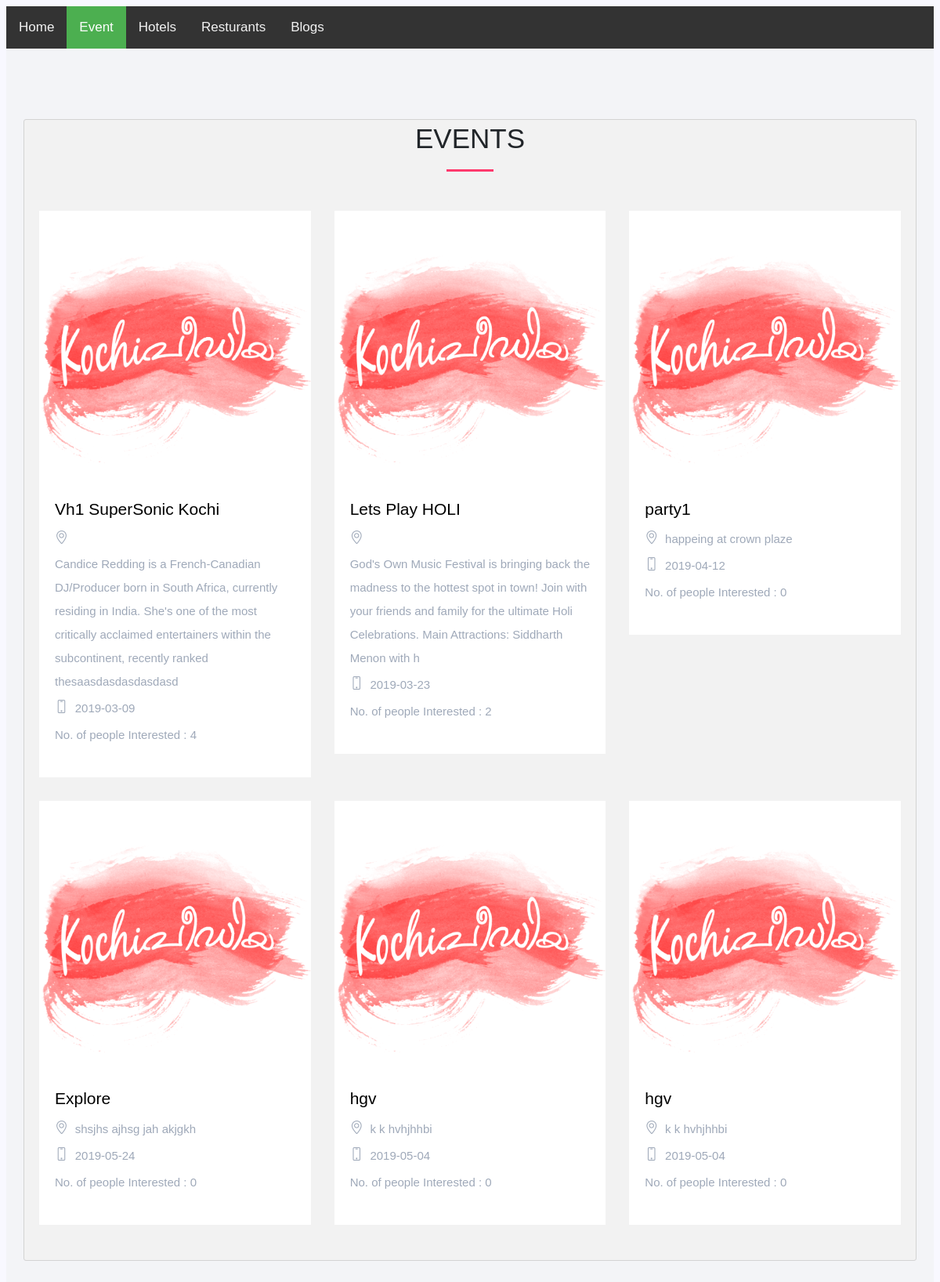
Screenshot of /ev.php with the database file from the repository.
### tables this page shows
CREATE TABLE `event` (
  `eid` int(11) NOT NULL,
  `ename` varchar(30) NOT NULL,
  `einfo` text NOT NULL,
  `date` date NOT NULL,
  `interests` int(20) NOT NULL,
  `charges` int(11) NOT NULL,
  `host` varchar(200) NOT NULL
);

### ev.php (the view, shortened to what this page needs)
<html>
<body>
     <link rel="stylesheet" type="text/css" href="style.css">
    <link rel="stylesheet" href="css/bootstrap.min.css">
    <link rel="stylesheet" href="css/simple-line-icons.css">
    <link rel="stylesheet" href="css/themify-icons.css">
    <link rel="stylesheet" href="css/set1.css">
    <link rel="stylesheet" href="css/style.css">
    <link rel="stylesheet" type="text/css" href="style.css">
<div class="topnav">
  <a  href="index.php">Home</a>
  <a class="active" href="ev.php">Event</a>
  <a href="hotels.php">Hotels</a>
    <a href="resto.php">Resturants</a>
    <a href="arts.php">Blogs</a>
    </div>
    <section class="main-block light-bg">
        <div class="container">
            <div class="row justify-content-center">
                <div class="col-md-5">
                    <div class="styled-heading">
                        <h3>EVENTS</h3>
                    </div>
                </div>
            </div>
           <div class="row">
             <?php
						   $dbhost = 'root';
   $dbuser = '1234';
   $dbpass = 'kochi';
   $conn = mysqli_connect('localhost',$dbhost, $dbuser, $dbpass);
						$sel = "SELECT * FROM event";
						$rs = $conn->query($sel);
						while($rws = $rs->fetch_assoc()){
            ?>
                <div class="col-md-4 featured-responsive">
                    <div class="featured-place-wrap">
                      <?php  echo "<a href=\"checkout.php?eventid=".$rws['eid']." &&charges=".$rws['charges']."\">"  ?>
                            <img src="image/KOCHIPEDIA.png" class="img-fluid" alt="#">
                            <div class="featured-title-box">
                                <h6><?php echo $rws['ename'];?></h6>
                                <ul>
                                    <li><span class="icon-location-pin"></span>
                                        <p><?php echo $rws['einfo'];?></p>
                                    </li>
                                    <li><span class="icon-screen-smartphone"></span>
                                        <p><?php echo $rws['date'];?></p>
                                    </li>
                                   <li>
                                        <p>No. of people Interested : <?php echo $rws['interests'];?></p>
                                    </li>
                                </ul>
                                <div class="bottom-icons">
                                </div>
                            </div>
                        </a>
                    </div>
            </div>
                 <?php
                        }
        ?>
    </section>
</body>
</html>

### style.css (style rules this page uses)
* { margin: 0px; padding: 0px; }
body { font-size: 120%; background: #F8F8FF; }
.topnav { background-color: #333; overflow: hidden; }
.topnav a { float: left; color: #f2f2f2; text-align: center; padding: 14px 16px; text-decoration: none; font-size: 17px; }
.topnav a.active { background-color: #4CAF50; color: white; }
body { font-family: Arial; font-size: 17px; padding: 8px; }
* { box-sizing: border-box; }
.row { display: -ms-flexbox; display: flex; -ms-flex-wrap: wrap; flex-wrap: wrap; margin: 0 -16px; }
.container { background-color: #f2f2f2; padding: 5px 20px 15px 20px; border: 1px solid lightgrey; border-radius: 3px; }
a { color: #2196F3; }

### css/style.css (style rules this page uses)
body { font-family: 'Roboto', sans-serif; }
h3 { font-size: 35px; }
h6 { font-size: 21px; font-weight: 400; }
p { font-size: 15px; }
.main-block { padding: 90px 0; }
.light-bg { background: #f3f4f7; }
.styled-heading { text-align: center; margin: 0 0 50px; }
.styled-heading h3 { position: relative; padding: 0 0 23px; }
.styled-heading h3:after { position: absolute; content: ""; width: 60px; height: 3px; background: #ff3a6d; bottom: 0; left: 50%; -webkit-transform: translateX(-50%); -ms-transform: translateX(-50%); transform: translateX(-50%); }
.featured-place-wrap { background: #fff; margin: 0 0 30px; -webkit-transition: all 0.5s ease; -o-transition: all 0.5s ease; transition: all 0.5s ease; position: relative; }
.featured-place-wrap a { display: block; text-decoration: none; color: #000; }
.featured-place-wrap img { width: 100%; }
.featured-title-box { padding: 22px 20px; }
.featured-title-box h6 { overflow: hidden; white-space: nowrap; -o-text-overflow: ellipsis; text-overflow: ellipsis; margin-bottom: 5px; }
.featured-title-box p { color: #9fa9b9; display: inline-block; margin: 0; }
.featured-title-box span { color: #9fa9b9; padding: 0 10px; }
.featured-title-box ul { padding: 0; margin: 10px 0 0; }
.featured-title-box ul li { list-style: none; color: #737882; line-height: 2; }
.featured-title-box ul li span { padding: 7px 8px 0 0; }
@media (max-width: 1200px) { .featured-title-box ul li span { padding: 0 4px 0 0; } }
.featured-title-box ul li p { margin: 0; }
.bottom-icons { padding: 15px 0 0; line-height: 1; }

### rows the page displays
event: ename "Vh1 SuperSonic Kochi", einfo "Candice Redding is a French-Canadian DJ/Producer born in South Africa, currently residing in India. She's one of the most critically acclaimed entertainers within the subcontinent, recently ranked thesaasdasdasdasdasd", date "2019-03-09", interests "4"
event: ename "Lets Play HOLI", einfo "God's Own Music Festival is bringing back the madness to the hottest spot in town! Join with your friends and family for the ultimate Holi Celebrations. Main Attractions: Siddharth Menon with h", date "2019-03-23", interests "2"
event: ename "party1", einfo "happeing at crown plaze", date "2019-04-12", interests "0"
event: ename "Explore", einfo "shsjhs ajhsg jah akjgkh", date "2019-05-24", interests "0"
event: ename "hgv", einfo "k k hvhjhhbi", date "2019-05-04", interests "0"
event: ename "hgv", einfo "k k hvhjhhbi", date "2019-05-04", interests "0"
